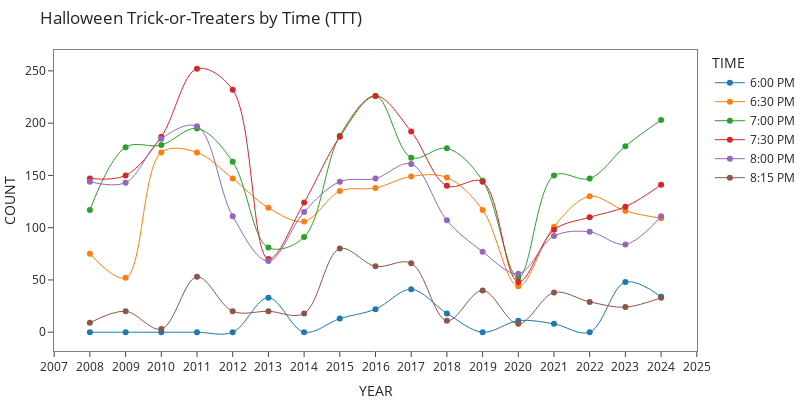

Notebook code cell kept with this figure:
### Markdown cell above
## Let's lose the grid lines

### Code cell
if True:
    fig.update_xaxes(showgrid=False, zeroline=False)
    fig.update_yaxes(showgrid=False, zeroline=False)
    fig.show()

### Figure 1 — Plotly figure (JSON) as saved in the notebook; plotly's stock layout.template omitted (floating-point values rounded to 4 significant figures)
{"data": [{"hovertemplate": "TIME=6:00 PM<br>YEAR=%{x}<br>COUNT=%{y}<extra></extra>", "legendgroup": "6:00 PM", "line": {"color": "#1F77B4", "dash": "solid", "shape": "spline", "width": 1}, "marker": {"symbol": "circle"}, "mode": "lines+markers", "name": "6:00 PM", "orientation": "v", "showlegend": true, "type": "scatter", "x": [2008, 2009, 2010, 2011, 2012, 2013, 2014, 2015, 2016, 2017, 2018, 2019, 2020, 2021, 2022, 2023, 2024], "xaxis": "x", "y": [0, 0, 0, 0, 0, 33, 0, 13, 22, 41, 18, 0, 11, 8, 0, 48, 34], "yaxis": "y"}, {"hovertemplate": "TIME=6:30 PM<br>YEAR=%{x}<br>COUNT=%{y}<extra></extra>", "legendgroup": "6:30 PM", "line": {"color": "#FF7F0E", "dash": "solid", "shape": "spline", "width": 1}, "marker": {"symbol": "circle"}, "mode": "lines+markers", "name": "6:30 PM", "orientation": "v", "showlegend": true, "type": "scatter", "x": [2008, 2009, 2010, 2011, 2012, 2013, 2014, 2015, 2016, 2017, 2018, 2019, 2020, 2021, 2022, 2023, 2024], "xaxis": "x", "y": [75, 52, 172, 172, 147, 119, 106, 135, 138, 149, 148, 117, 44, 101, 130, 116, 109], "yaxis": "y"}, {"hovertemplate": "TIME=7:00 PM<br>YEAR=%{x}<br>COUNT=%{y}<extra></extra>", "legendgroup": "7:00 PM", "line": {"color": "#2CA02C", "dash": "solid", "shape": "spline", "width": 1}, "marker": {"symbol": "circle"}, "mode": "lines+markers", "name": "7:00 PM", "orientation": "v", "showlegend": true, "type": "scatter", "x": [2008, 2009, 2010, 2011, 2012, 2013, 2014, 2015, 2016, 2017, 2018, 2019, 2020, 2021, 2022, 2023, 2024], "xaxis": "x", "y": [117, 177, 179, 195, 163, 81, 91, 188, 226, 167, 176, 145, 52, 150, 147, 178, 203], "yaxis": "y"}, {"hovertemplate": "TIME=7:30 PM<br>YEAR=%{x}<br>COUNT=%{y}<extra></extra>", "legendgroup": "7:30 PM", "line": {"color": "#D62728", "dash": "solid", "shape": "spline", "width": 1}, "marker": {"symbol": "circle"}, "mode": "lines+markers", "name": "7:30 PM", "orientation": "v", "showlegend": true, "type": "scatter", "x": [2008, 2009, 2010, 2011, 2012, 2013, 2014, 2015, 2016, 2017, 2018, 2019, 2020, 2021, 2022, 2023, 2024], "xaxis": "x", "y": [147, 150, 187, 252, 232, 70, 124, 187, 226, 192, 140, 144, 48, 98, 110, 120, 141], "yaxis": "y"}, {"hovertemplate": "TIME=8:00 PM<br>YEAR=%{x}<br>COUNT=%{y}<extra></extra>", "legendgroup": "8:00 PM", "line": {"color": "#9467BD", "dash": "solid", "shape": "spline", "width": 1}, "marker": {"symbol": "circle"}, "mode": "lines+markers", "name": "8:00 PM", "orientation": "v", "showlegend": true, "type": "scatter", "x": [2008, 2009, 2010, 2011, 2012, 2013, 2014, 2015, 2016, 2017, 2018, 2019, 2020, 2021, 2022, 2023, 2024], "xaxis": "x", "y": [144, 143, 185, 197, 111, 68, 115, 144, 147, 161, 107, 77, 56, 92, 96, 84, 111], "yaxis": "y"}, {"hovertemplate": "TIME=8:15 PM<br>YEAR=%{x}<br>COUNT=%{y}<extra></extra>", "legendgroup": "8:15 PM", "line": {"color": "#8C564B", "dash": "solid", "shape": "spline", "width": 1}, "marker": {"symbol": "circle"}, "mode": "lines+markers", "name": "8:15 PM", "orientation": "v", "showlegend": true, "type": "scatter", "x": [2008, 2009, 2010, 2011, 2012, 2013, 2014, 2015, 2016, 2017, 2018, 2019, 2020, 2021, 2022, 2023, 2024], "xaxis": "x", "y": [9, 20, 3, 53, 20, 20, 18, 80, 63, 66, 11, 40, 8, 38, 29, 24, 33], "yaxis": "y"}], "layout": {"height": 400, "legend": {"title": {"text": "TIME"}, "tracegroupgap": 0}, "margin": {"b": 0, "l": 0, "r": 0, "t": 50}, "title": {"text": "Halloween Trick-or-Treaters by Time (TTT)", "y": 0.97}, "width": 800, "xaxis": {"anchor": "y", "domain": [0, 1], "dtick": 1, "gridcolor": "gray", "gridwidth": 1, "linecolor": "gray", "linewidth": 1, "mirror": true, "showgrid": false, "showline": true, "tickmode": "linear", "title": {"text": "YEAR"}, "zeroline": false}, "yaxis": {"anchor": "x", "domain": [0, 1], "gridcolor": "gray", "gridwidth": 1, "linecolor": "gray", "linewidth": 1, "mirror": true, "showgrid": false, "showline": true, "title": {"text": "COUNT"}, "zeroline": false}}}
